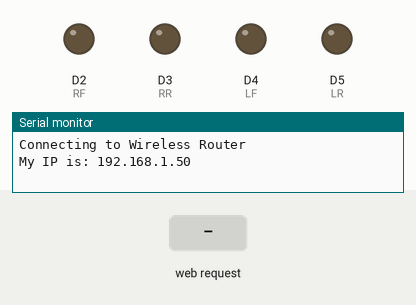
This sketch was run on a simulated Arduino MKR. Parts: output pins drawn as LEDs (lit = HIGH), the last lines printed to the serial monitor. The test bench sets the inputs (shaded band). WiFi joins after 1.5 s; servers stay silent unless stated.

Above: at 12.7 s.
12.8 s: HTTP request GET /F received
At 14.0 s:
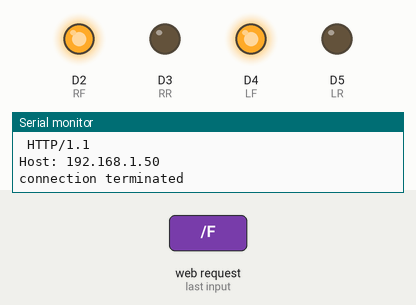
14.3 s: HTTP request GET /B received
At 15.3 s:
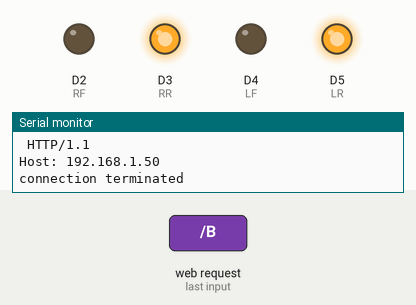
15.8 s: HTTP request GET /L received
At 16.5 s:
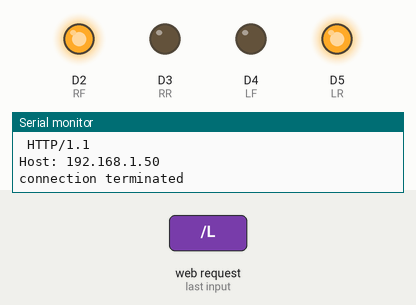
17.3 s: HTTP request GET /R received
At 17.6 s:
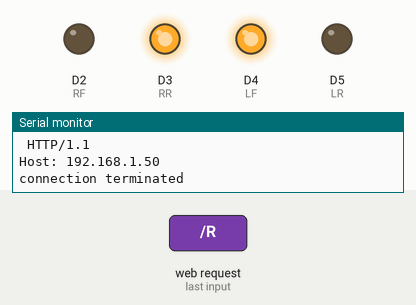
Timing chart, 0 to 19.8 s (numbered marks = the images above; inputs shaded):
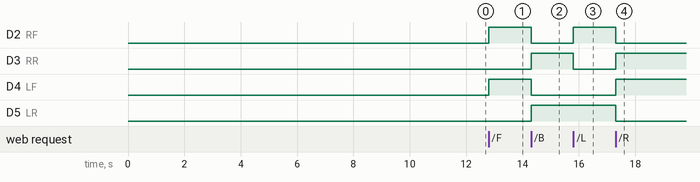

The sketch:

Arduino_WiFi_Test.ino
```cpp
#include <SPI.h>
#include <WiFiNINA.h>

//Establish pin names for ease of reference
//R/L (Right/Left) F/R (Forward/Reverse)
const int RF = 2;
const int RR = 3;
const int LF = 4;
const int LR = 5;

//set default connection status
int connectionStatus = WL_IDLE_STATUS;

//Variables for network id and password
char ssid[] = "Wireless Router";
char pass[] = "arduinoTank";

// server is a WiFi server to be hosted on port 80
WiFiServer server(80);

void setup() {
  //Setup serial monitor
  Serial.begin(9600);

  //Set motor pin modes
  pinMode(RF, OUTPUT);
  pinMode(RR, OUTPUT);
  pinMode(LF, OUTPUT);
  pinMode(LR, OUTPUT);

  //Check firmware (if the program SHOULD connect but doesnt, un-comment this and check for updates)
  //if (WiFi.firmwareVersion() < WIFI_FIRMWARE_LATEST_VERSION) {
    //Serial.print("Firmware needs an update.");
  //}

  //Connect to the network (if it says connecting more than once, it probably won't connect)
  while (connectionStatus != WL_CONNECTED) {
    Serial.print("Connecting to ");
    Serial.println(ssid);
    connectionStatus = WiFi.begin(ssid, pass);
    delay(10000); //10 sec delay before trying again
  }

  //Once connected start the server
  server.begin();

  //Print the servers IP address
  Serial.print("My IP is: ");
  Serial.println(WiFi.localIP());
}

void loop() {
  //creates a 'client' to send and recieve data
  WiFiClient client = server.available();

  //once there is a client, print to the serial monitor
  if (client) {
    Serial.print("we have connection!\n");

    //'currentLine' will store the incoming data from the client
    String currentLine = "";

    //while there is unread data from the client
    while (client.connected()) {

      //if the client has data available to read
      if (client.available()) {

        //read the incoming data
        char input = client.read();

        //write the data on the serial monitor
        Serial.write(input);

        //if the client hasn't sent data, display the webpage
        if (input == '\n') {
          if (currentLine.length() == 0) {
            client.println("HTTP/1.1 200 OK");
            client.println("Content-type:text/html");
            client.println();
            client.print("Click <a href=\"/F\">here</a> move forward<br>");
            client.print("Click <a href=\"/B\">here</a> move backwards<br>");
            client.print("Click <a href=\"/L\">here</a> move left<br>");
            client.print("Click <a href=\"/R\">here</a> move right<br>");
            client.print("Click <a href=\"/S\">here</a> stop<br>");
            client.println();
            break;
          }
          else {
            currentLine = "";
          }
        }
        //if there is input, add it to 'currentLine'
        else if (input != '\r') {
          currentLine += input;
        }
        //Read 'currentLine' and preform an action accordingly
        //Move forward
        if (currentLine.endsWith("GET /F")) {
          Serial.print("\nRecieving F\n");
          digitalWrite(RF, HIGH);
          digitalWrite(RR, LOW);
          digitalWrite(LF, HIGH);
          digitalWrite(LR, LOW);
        }
        //Back up
        if (currentLine.endsWith("GET /B")) {
          Serial.print("\nRecieving B\n");
          digitalWrite(RF, LOW);
          digitalWrite(RR, HIGH);
          digitalWrite(LF, LOW);
          digitalWrite(LR, HIGH);
        }
        //Turn left
        if (currentLine.endsWith("GET /L")) {
          Serial.print("\nRecieving L\n");
          digitalWrite(RF, HIGH);
          digitalWrite(RR, LOW);
          digitalWrite(LF, LOW);
          digitalWrite(LR, HIGH);
        }
        //Turn right
        if (currentLine.endsWith("GET /R")) {
          Serial.print("\nRecieving R\n");
          digitalWrite(RF, LOW);
          digitalWrite(RR, HIGH);
          digitalWrite(LF, HIGH);
          digitalWrite(LR, LOW);
        }
        //Stop
        if (currentLine.endsWith("GET /S")) {
          Serial.print("\nRecieving S\n");
          digitalWrite(RF, LOW);
          digitalWrite(RR, LOW);
          digitalWrite(LF, LOW);
          digitalWrite(LR, LOW);
        }
      }
    }
    //remove the client
    client.stop();
    Serial.println("connection terminated");
  }
  //If the tank looses wifi connection, make it stop moving
  if (WiFi.status() != WL_CONNECTED){
    digitalWrite(RF, LOW);
    digitalWrite(RR, LOW);
    digitalWrite(LF, LOW);
    digitalWrite(LR, LOW);
  }
}
```

Measured:
- after the input at 12.8 s, D2 (RF), D4 (LF): LOW → HIGH at once
- after the input at 14.3 s, D2 (RF), D4 (LF): HIGH → LOW at once; D3 (RR), D5 (LR): LOW → HIGH at once
- after the input at 15.8 s, D2 (RF): LOW → HIGH at once; D3 (RR): HIGH → LOW at once
- after the input at 17.3 s, D2 (RF), D5 (LR): HIGH → LOW at once; D3 (RR), D4 (LF): LOW → HIGH at once
